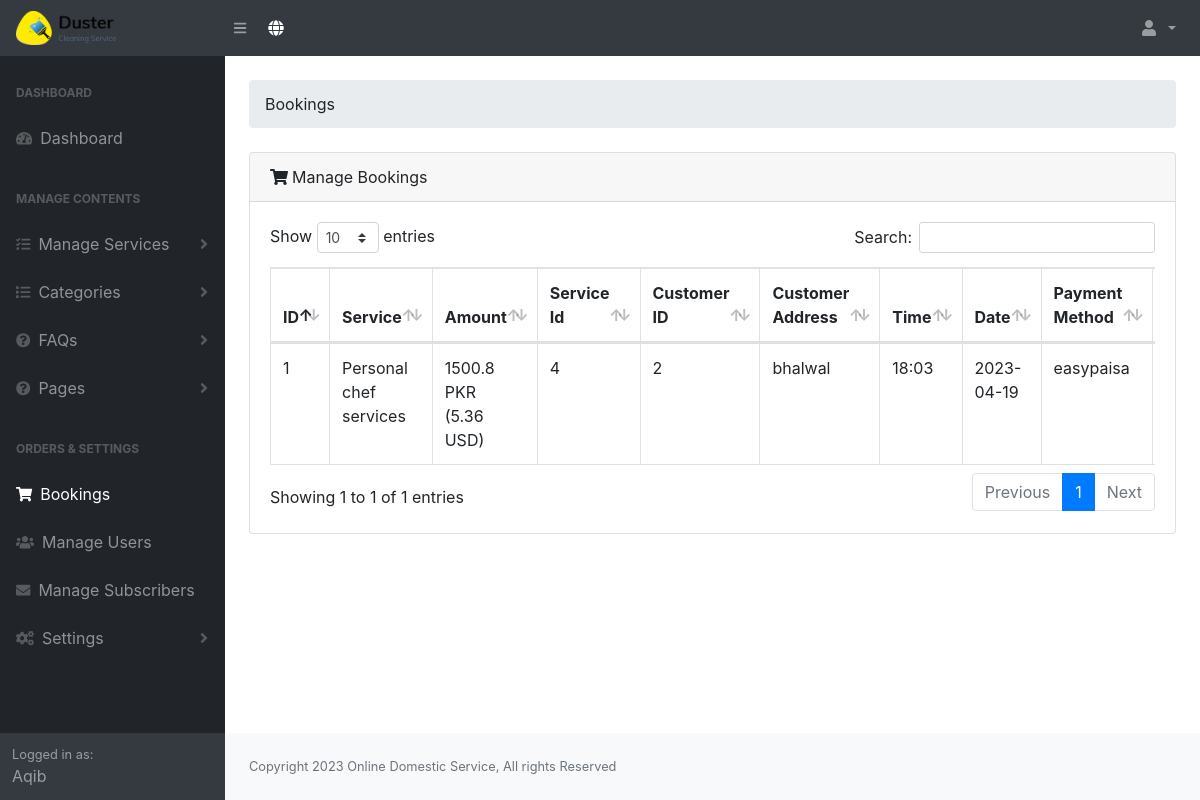
Page /admin/bookings.php (signed in) on the committed database.
### tables this page shows
CREATE TABLE `tbl_users` (
  `id` int(10) NOT NULL,
  `username` varchar(255) DEFAULT NULL,
  `fullname` varchar(255) DEFAULT NULL,
  `email` varchar(255) DEFAULT NULL,
  `mobile_no` varchar(15) DEFAULT NULL,
  `password` varchar(255) DEFAULT NULL,
  `role` varchar(10) DEFAULT NULL,
  `photo` varchar(255) DEFAULT NULL,
  `created_at` varchar(255) DEFAULT NULL,
  `gender` varchar(20) DEFAULT NULL,
  `status` varchar(10) DEFAULT NULL,
  `comment` varchar(255) DEFAULT NULL
);

CREATE TABLE `tbl_payment` (
  `id` int(11) NOT NULL,
  `item_number` int(11) NOT NULL,
  `item_name` varchar(255) DEFAULT NULL,
  `payment_status` varchar(255) DEFAULT NULL,
  `payment_amount` double(10,2) DEFAULT NULL,
  `inputTime` varchar(255) DEFAULT NULL,
  `inputDate` varchar(255) DEFAULT NULL,
  `inputPaymentMethod` varchar(255) DEFAULT NULL,
  `payment_attachment` varchar(255) DEFAULT NULL,
  `user_id` int(11) NOT NULL,
  `address` tinytext DEFAULT NULL,
  `created_at` varchar(50) DEFAULT NULL
);

CREATE TABLE `tbl_settings` (
  `id` int(10) NOT NULL,
  `site_title` varchar(255) NOT NULL,
  `site_footer` varchar(255) NOT NULL,
  `web_phone` varchar(255) NOT NULL,
  `web_email` varchar(255) NOT NULL,
  `web_address_location` varchar(255) NOT NULL,
  `web_currency` varchar(10) NOT NULL,
  `dollar_exchange_rate` varchar(10) NOT NULL,
  `g_recaptcha_site_key` varchar(255) DEFAULT NULL,
  `g_recaptcha_secret_key` varchar(255) DEFAULT NULL,
  `g_recaptcha_status` varchar(10) DEFAULT NULL
);

### admin/config.php (called while the page is built, shortened)
<?php
$dbhost = 'localhost';
$dbname = 'fyp';
$dbuser = 'root';
$dbpass = '';
try {
	$pdo = new PDO("mysql:host={$dbhost};dbname={$dbname}", $dbuser, $dbpass);
	$pdo->setAttribute(PDO::ATTR_ERRMODE, PDO::ERRMODE_EXCEPTION);
}
catch( PDOException $exception ) {
	echo "Connection Error: " . $exception->getMessage();
	die();
}
$setting_statement = $pdo->prepare('SELECT * FROM tbl_settings');
$setting_statement->execute();
$setting_statement_results = $setting_statement->fetch();
?>

### admin/autoloader.php (called while the page is built, shortened)
<?php
include 'config.php';
?>

### admin/bookings.php (the view, shortened to what this page needs)
<?php include 'header.php' ?>
<div class="container-fluid">
    <ol class="breadcrumb mb-4 mt-4">
        <li class="breadcrumb-item ">Bookings</li>
    </ol>
    <div class="card mb-4">
        <div class="card-header">
            <i class="fa fa-shopping-cart mr-1"></i>Manage Bookings
        </div>
        <div class="card-body">
            <div class="table-responsive">
                <table class="table table-bordered" width="100%" id="dataTable" cellspacing="0">
                    <thead>
                        <tr>
                            <th>ID</th>
                            <th>Service</th>
                            <th>Amount</th>
                            <th>Service Id</th>
                            <th>Customer ID</th>
                             <th>Customer Address</th>
                              <th>Time</th>
                               <th>Date</th>
                                <th>Payment Method</th>
                        </tr>
                    </thead>
                    <tbody>
                        <?php
                            $statement = $pdo->prepare('SELECT * FROM tbl_payment ORDER BY id DESC');
                            $statement->execute(array());
                            $result = $statement->fetchAll();
                            $i = 0;
                            foreach ($result as $key) {
                            $i++;
                        ?>
                        <tr>
                            <td><?php echo $i;?></td>
                            <td><?php echo $key['item_name'];?></td>
                            <td>
                                <?php
                                $basicpricedollar = $key['payment_amount'];
                                $dollar_rate = $setting_statement_results['dollar_exchange_rate'];
                                $pkr_price = round(($basicpricedollar * $dollar_rate), 2);
                                echo $pkr_price;
                                 ?> PKR
                                    <br>(<?php echo $key['payment_amount'];?> USD)
                            </td>
                            <td><?php echo $key['item_number'];?></td>
                            <td>
                                <?php
                                $statement = $pdo->prepare('SELECT * FROM tbl_users WHERE id = ?');
                                $statement->execute(array($key['user_id']));
                                $result = $statement->fetch();
                                echo $result['id'];
                               ?>
                            </td>
                            <td><?php echo $key['address'];?></td>
                              <td><?php echo $key['inputTime'];?></td>
                                <td><?php echo $key['inputDate'];?></td>
                                  <td><?php echo $key['inputPaymentMethod'];?></td>
                        </tr>
                        <?php } ?>
                    </tbody>
                </table>
            </div>
        </div>
    </div>
</div>
<?php include 'footer.php' ?>

### admin/header.php (shortened to what this page needs)
<?php
include 'autoloader.php';
$u_id = $_SESSION['admin']['id'];
$statement = $pdo->prepare('SELECT * FROM tbl_users WHERE id=?');
$statement->execute(array($u_id));
$user_result = $statement->fetch();
?>
<!DOCTYPE html>
<html lang="en">
    <head>
        <link href="css/styles.css" rel="stylesheet" />
        <link href="css/dataTables.bootstrap4.min.css" rel="stylesheet" />
    </head>
    <body class="sb-nav-fixed">
        <nav class="sb-topnav navbar navbar-expand navbar-dark bg-dark">
            <a class="navbar-brand" href="dashboard.php">
                <img src="assets/logo/logo.png" class="existing-photo" width="100">
            </a>
            <button class="btn btn-link btn-sm order-1 order-lg-0" id="sidebarToggle" href="#">
                <i class="fas fa-bars"></i>
            </button
            >
            <a href="/" target="_blank" class="btn btn-dark" type="button">
                <i class="fas fa-globe"></i>
            </a>
            <ul class="navbar-nav ml-auto ml-md-0">
                <li class="nav-item dropdown">
                    <a class="nav-link dropdown-toggle" id="userDropdown" href="#" role="button" data-toggle="dropdown" aria-haspopup="true" aria-expanded="false">
                        <i class="fas fa-user fa-fw"></i>
                    </a>
                </li>
            </ul>
        </nav>
        <div id="layoutSidenav">
            <div id="layoutSidenav_nav">
                <nav class="sb-sidenav accordion sb-sidenav-dark" id="sidenavAccordion">
                    <div class="sb-sidenav-menu">
                        <div class="nav">
                            <div class="sb-sidenav-menu-heading">Dashboard</div>
                            <a class="nav-link" href="dashboard.php">
                                <div class="sb-nav-link-icon">
                                    <i class="fas fa-tachometer-alt"></i>
                                </div>
                                Dashboard
                            </a>
                            <div class="sb-sidenav-menu-heading">Manage Contents</div>
                            <a class="nav-link collapsed" href="#" data-toggle="collapse" data-target="#collapseServices" aria-expanded="false" aria-controls="collapseServices">
                                <div class="sb-nav-link-icon">
                                    <i class="fas fa-tasks"></i>
                                </div>
                                    Manage Services
                                <div class="sb-sidenav-collapse-arrow">
                                    <i class="fas fa-angle-down"></i>
                                </div
                            ></a>
                            <a class="nav-link collapsed" href="#" data-toggle="collapse" data-target="#collapseLayouts" aria-expanded="false" aria-controls="collapseLayouts">
                                <div class="sb-nav-link-icon">
                                    <i class="fas fa-list"></i>
                                </div>
                                    Categories
                                <div class="sb-sidenav-collapse-arrow">
                                    <i class="fas fa-angle-down"></i>
                                </div
                            ></a>
                            <a class="nav-link collapsed" href="#" data-toggle="collapse" data-target="#collapseFaqs" aria-expanded="false" aria-controls="collapseFaqs">
                                <div class="sb-nav-link-icon">
                                    <i class="fas fa-question-circle"></i>
                                </div>
                                    FAQs
                                <div class="sb-sidenav-collapse-arrow">
                                    <i class="fas fa-angle-down"></i>
                                </div
                            ></a>
                            <a class="nav-link collapsed" href="#" data-toggle="collapse" data-target="#collapsePages" aria-expanded="false" aria-controls="collapsePages">
                                <div class="sb-nav-link-icon">
                                    <i class="fas fa-question-circle"></i>
                                </div>
                                    Pages
                                <div class="sb-sidenav-collapse-arrow">
                                    <i class="fas fa-angle-down"></i>
                                </div
                            ></a>
                            <div class="sb-sidenav-menu-heading">Orders & Settings</div>
                            <a class="nav-link" href="bookings.php">
                                <div class="sb-nav-link-icon">
                                    <i class="fa fa-shopping-cart"></i>
                                </div>
                                Bookings</a>
                            <a class="nav-link" href="users.php">
                                <div class="sb-nav-link-icon">
                                    <i class="fas fa-users"></i>
                                </div>
                                Manage Users</a>
                             <a class="nav-link" href="subscribers.php">
                                <div class="sb-nav-link-icon">
                                    <i class="fas fa-envelope"></i>
                                </div>
                                Manage Subscribers</a>
                            <a class="nav-link collapsed" href="#" data-toggle="collapse" data-target="#collapseSetting" aria-expanded="false" aria-controls="collapseSetting"
                                ><div class="sb-nav-link-icon">
                                    <i class="fas fa-cogs"></i>
                                </div>
                                Settings
                                <div class="sb-sidenav-collapse-arrow">
                                    <i class="fas fa-angle-down"></i>
                                    </div
                            ></a>
                        </div>
                    </div>
                    <div class="sb-sidenav-footer">
                        <div class="small">Logged in as:</div>
                        <?php echo $user_result['fullname']; ?>
                    </div>
                </nav>
            </div>
            <div id="layoutSidenav_content">
            <main>

### admin/footer.php (shortened to what this page needs)
                </main>
                <footer class="py-4 bg-light mt-auto">
                    <div class="container-fluid">
                        <div class="d-flex align-items-center justify-content-between small">
                            <div class="text-muted"> <?php echo $setting_statement_results['site_footer']; ?></div>
                        </div>
                    </div>
                </footer>
            </div>
        </div>
    </body>
</html>

### rows in the picture
tbl_users: fullname "Aqib"
tbl_payment: item_name "Personal chef services", payment_amount.dollar_exchange_rate "1500.8", payment_amount "5.36", item_number "4", user "2", address "bhalwal", inputTime "18:03", inputDate "2023-04-19", inputPaymentMethod "easypaisa"
tbl_settings: site_footer "Copyright 2023 Online Domestic Service, All rights Reserved"
